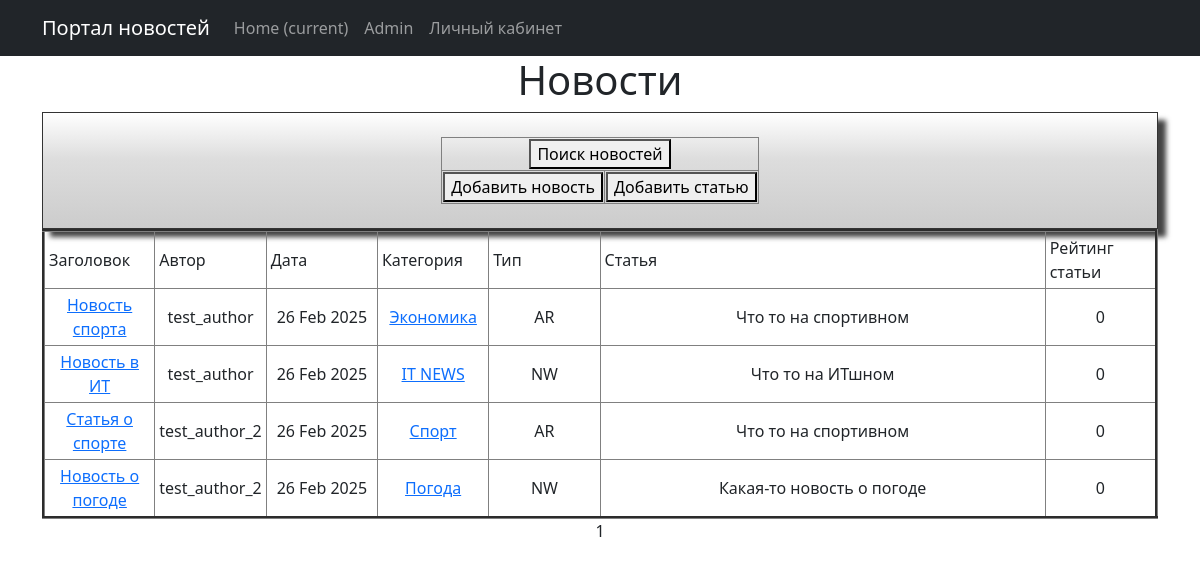
The app's page /, older data.
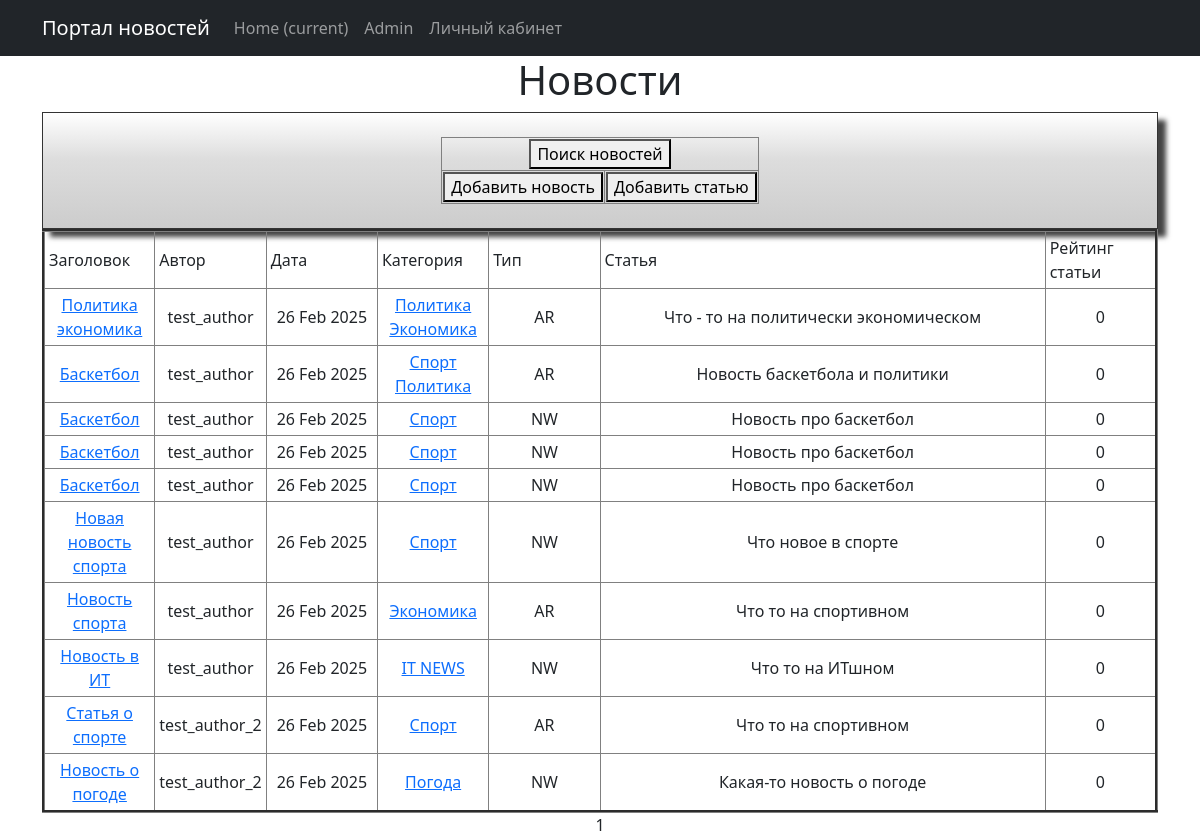
The same page, newer data.
### news/models.py (models this page shows, shortened)
class Post(models.Model):
    news = "NW"
    article = "AR"
    POSITIONS = [(news, "Новость"),
                 (article, "Статья")]
    autor_id = models.ForeignKey(Author, on_delete=models.CASCADE)
    type = models.CharField(max_length = 2, choices=POSITIONS, default=news)
    date_time = models.DateTimeField(auto_now_add=True)
    category = models.ManyToManyField("Category", through="PostCategory")
    title_news = models.CharField(max_length = 128)
    text_news = models.TextField()
    rating_post = models.IntegerField(default = 0)

class Author(models.Model):
    rating_autor = models.IntegerField(default = 0)
    user = models.OneToOneField(User, on_delete=models.CASCADE)

class Category(models.Model):
    category = models.CharField(max_length=64, unique=True)
    subscribers = models.ManyToManyField(User, blank=True, null=True, related_name="categories")
    def __str__(self):
        return self.category

### news/views.py (the view)
# urls.py: path('', PostList.as_view(), name="news_list"),
class PostList(ListView):
    model = Post
    ordering = '-date_time'
    template_name = 'posts.html'
    context_object_name = 'posts'
    paginate_by = 10

### news/templatetags/custom_filters.py (called while the page is built)
def stripping(text):
    word = ''
    for i in text:
        if i.isalpha():
            word += i
    return word.lower()

@register.filter()
def censor(text):
    list_censor = [str(i) for i in Censorship.objects.all()]
    for word in text.split():
        format_word = stripping(word)
        if format_word in list_censor:
            cencore_word = format_word[0] + "*" * (len(word) - 1)
            text = text.replace(delete_symbol_l_r(word), cencore_word)
    return text

### templates/posts.html (shortened to what this page needs)
{% extends 'flatpages/default.html' %}
{% load custom_filters %}
{% load custom_tags %}
{% block content %}
    <h1>Новости</h1>
<div class="shadowbox">
                <table align="center">
                    <tr>
                        <td colspan="2">
                            <form action="{% url 'news_search' %}" target="_blank">
                                <button>Поиск новостей</button>
                            </form>
                        </td>
                    </tr>
                    <tr>
                        <td align="center">
                            <form action="{% url 'news_create' %}" target="_blank">
                                <button>Добавить новость</button>
                            </form>
                        </td>
                        <td align="center">
                            <form action="{% url 'article_create' %}" target="_blank">
                                <button>Добавить статью</button>
                            </form>
                        </td>
                    </tr>
                </table>
        </div>
        {% if posts %}
            <table border="3" cellpadding="4" cellspacing="1" width="100%">
                <tr>
                    <td align="left" width="10%">Заголовок</td>
                    <td align="left" width="10%">Автор</td>
                    <td align="left" width="10%">Дата</td>
                    <td align="left" width="10%">Категория</td>
                    <td align="left" width="10%">Тип</td>
                    <td align="left" width="40%">Статья</td>
                    <td align="left" width="10%">Рейтинг статьи</td>
                </tr>
                {% for post in posts%}
                <tr>
                    <td><a href="{% url 'news_detail' post.pk %}">{{ post.title_news | censor }}</a></td>
                    <td>{{ post.autor_id.user }}</td>
                    <td>{{ post.date_time | date:'d M Y' }}</td>
                    <td>
                        {% for category in post.category.all %}
                        <a href="{% url 'category_list' category.id %}"> {{category}}</a>
                        {% endfor %}
                    </td>
                    <td>{{ post.type }}</td>
                    <td>{{ post.text_news | truncatewords:20 | censor }}</td>
                    <td>{{ post.rating_post }}</td>
                </tr>
                {% endfor %}
            </table>
        {% else %}
        <h2>Новостей нет!</h2>
        {% endif%}
   {{ page_obj.number }}
{% endblock content %}

Row changes from the older to the newer data that the page shows:
added Post: title_news|censor "Политика экономика", autor_id.user "test_author", date_time "26 Feb 2025", type "AR", text_news|censor "Что - то на политически экономическом", rating_post "0", Category (category "Экономика")
now on this page (row unchanged): Category: category "Политика"
added Post: title_news|censor "Баскетбол", autor_id.user "test_author", date_time "26 Feb 2025", type "AR", text_news|censor "Новость баскетбола и политики", rating_post "0", Category (category "Спорт")
added Post: title_news|censor "Баскетбол", autor_id.user "test_author", date_time "26 Feb 2025", type "NW", text_news|censor "Новость про баскетбол", rating_post "0", Category (category "Спорт")
added Post: title_news|censor "Баскетбол", autor_id.user "test_author", date_time "26 Feb 2025", type "NW", text_news|censor "Новость про баскетбол", rating_post "0", Category (category "Спорт")
added Post: title_news|censor "Баскетбол", autor_id.user "test_author", date_time "26 Feb 2025", type "NW", text_news|censor "Новость про баскетбол", rating_post "0", Category (category "Спорт")
added Post: title_news|censor "Новая новость спорта", autor_id.user "test_author", date_time "26 Feb 2025", type "NW", text_news|censor "Что новое в спорте", rating_post "0", Category (category "Спорт")
